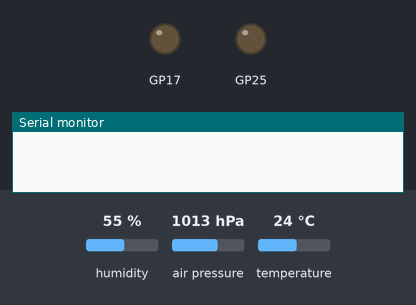
The sketch below on a simulated Raspberry Pi Pico. Parts: output pins drawn as LEDs (lit = HIGH), the last lines printed to the serial monitor. Dashed ring = blinking. The inputs (shaded band) are chosen by the test bench; at power-on: air pressure 1013 hPa, humidity 55 %, temperature 24 °C. No radio packets arrive unless stated.

Above: at 0.0 s.
At 3.2 s:
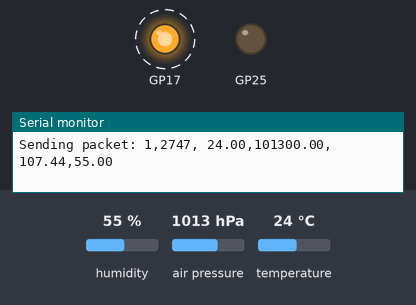
3.3 s: air pressure set to 1025 hPa
6.6 s: air pressure set to 1048 hPa
Timing chart, 0 to 15.9 s (numbered marks = the images above; inputs shaded):
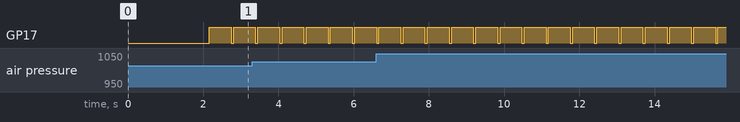

The sketch:

Canlet_LoRa_ID1_02032023.ino
```cpp
#include <SPI.h>
#include <LoRa.h>

// WORKING 26/02/2023h
int counter = 0;

#include <Wire.h>
#include <SPI.h>
#include <Adafruit_BMP280.h>

#define I2C_SDA 20
#define I2C_SCL 21
#define STATUS_L 17

Adafruit_BMP280 bmp; // I2C

#include "Adafruit_SHTC3.h"

Adafruit_SHTC3 shtc3 = Adafruit_SHTC3();

void initBMP() {
  Serial.println(F("BMP280 init"));
  unsigned status;
  //status = bmp.begin(BMP280_ADDRESS_ALT, BMP280_CHIPID);
  Wire.setSCL(21);
  Wire.setSDA(20);
  status = bmp.begin(BMP280_ADDRESS_ALT);
  if (!status) {
    Serial.println(F("Could not find a valid BMP280 sensor, check wiring or "
                      "try a different address!"));
    Serial.print("SensorID was: 0x"); Serial.println(bmp.sensorID(),16);
    Serial.print("        ID of 0xFF probably means a bad address, a BMP 180 or BMP 085\n");
    Serial.print("   ID of 0x56-0x58 represents a BMP 280,\n");
    Serial.print("        ID of 0x60 represents a BME 280.\n");
    Serial.print("        ID of 0x61 represents a BME 680.\n");
    while (1) delay(10);
  }

  /* Default settings from datasheet. */
  bmp.setSampling(Adafruit_BMP280::MODE_NORMAL,     /* Operating Mode. */
                  Adafruit_BMP280::SAMPLING_X2,     /* Temp. oversampling */
                  Adafruit_BMP280::SAMPLING_X16,    /* Pressure oversampling */
                  Adafruit_BMP280::FILTER_X16,      /* Filtering. */
                  Adafruit_BMP280::STANDBY_MS_500); /* Standby time. */
}

void setup() {
  Serial.begin(115200);
  //while (!Serial);
  delay(2000);
  initBMP();

  Serial.println("SHTC3 init");
  if (! shtc3.begin()) {
    Serial.println("Couldn't find SHTC3");
    while (1) delay(1);
  }
  Serial.println("Found SHTC3 sensor");
  Serial.println("LoRa Sender");
  pinMode(17, OUTPUT);
  SPI1.setTX(15);
  SPI1.setRX(12);
  SPI1.setSCK(14);
  LoRa.setSPI(SPI1);
  LoRa.setPins(10, 11, 8);
  if (!LoRa.begin(433E6)) {
    Serial.println("Starting LoRa failed!");
    while (1);
  }
  pinMode(25, OUTPUT);
}

char buf[128];
void loop() {

  sensors_event_t humidity, temp;

  shtc3.getEvent(&humidity, &temp);// populate temp and humidity objects with fresh data
  digitalWrite(17, LOW);
  Serial.print("Sending packet: ");
  sprintf(buf, "1,%lu,%6.2f,%7.2f,%7.2f,%4.2f", millis(), bmp.readTemperature(), bmp.readPressure(), bmp.readAltitude(1026), humidity.relative_humidity);
  Serial.println(buf);

  // send packet
  LoRa.beginPacket();
  LoRa.print(buf);
  LoRa.endPacket();

  counter++;
  digitalWrite(17, HIGH);
  delay(500);
}
```

Measured:
- by itself, GP17: alternates HIGH for 0.58 s and LOW for 0.06 s
